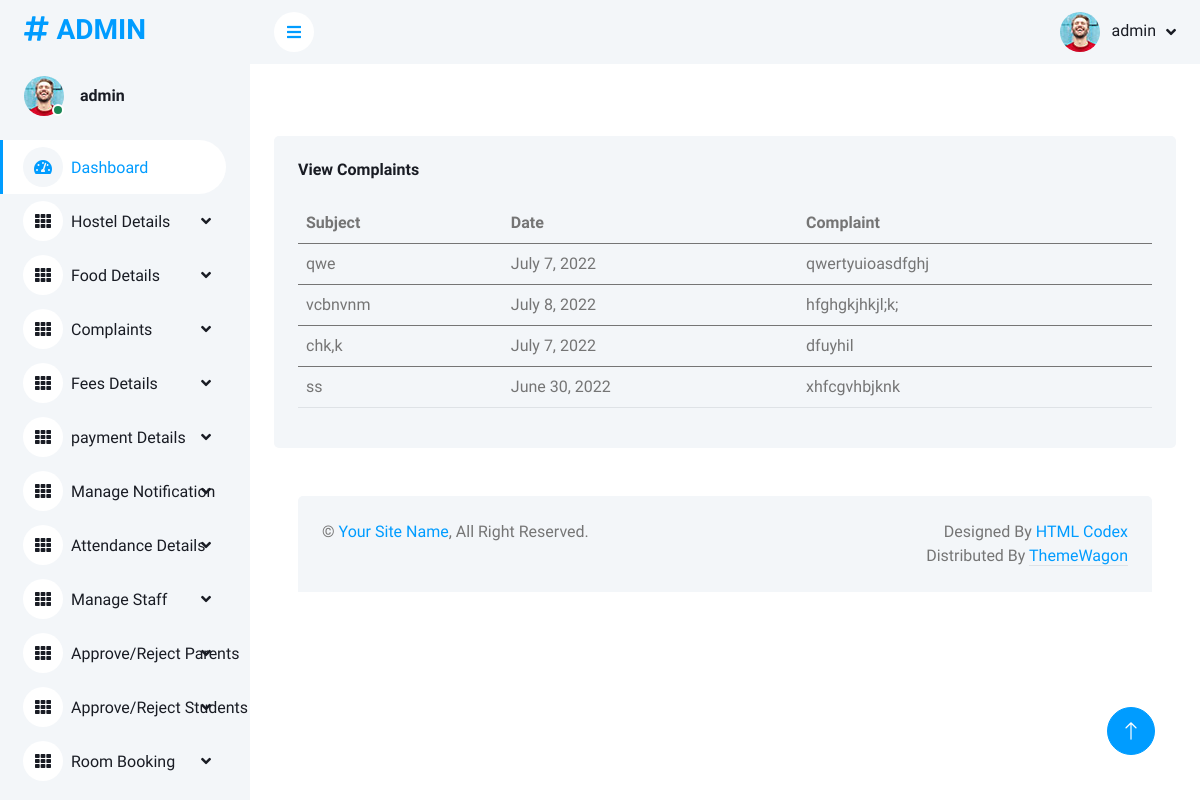
Before: /viewcomplaint (signed in) with the older database file.
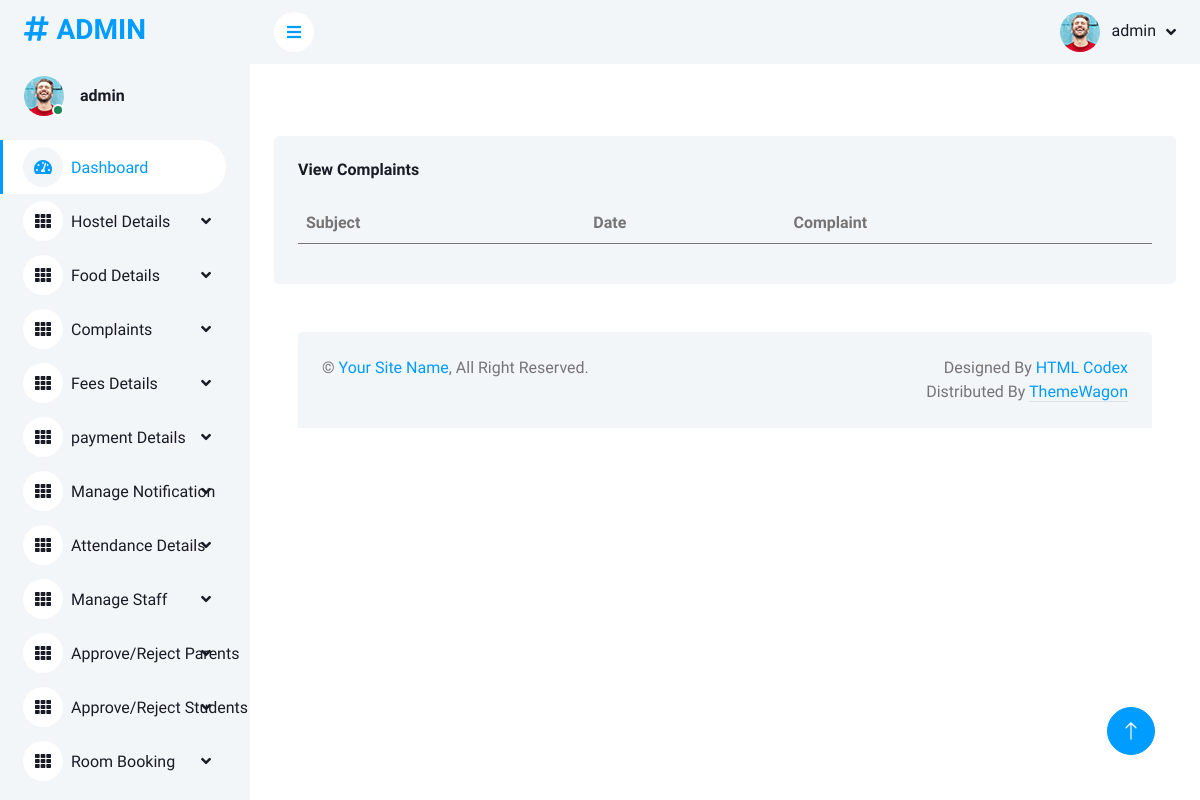
After: the same page with the newer database file.
### app/models.py (models this page shows)
class Complaint(models.Model):
    student = models.ForeignKey(Login, on_delete=models.DO_NOTHING, null=True)
    subject = models.CharField(max_length=50)
    date = models.DateField()
    complaint = models.TextField()
    reply = models.TextField(null=True, blank=True)

### app/adminviews.py (the view)
@login_required(login_url='accounts:login')
def view_complaint(request):
    data = Complaint.objects.all()
    return render(request, 'admin_temp/view_complaint.html', {'data': data})

### templates/admin_temp/view_complaint.html
<!DOCTYPE html>
{% extends 'admin_temp/admin_home.html' %}
{% block content %}
{% load static %}
<div class="col-12">
    <div class="bg-light rounded h-100 p-4">
        <h6 class="mb-4">View Complaints</h6>
        <div class="table-responsive">
            <table class="table">
                <thead>
                <tr>
                    <th scope="col">Subject</th>
                    <th scope="col">Date</th>
                    <th scope="col">Complaint</th>
                </tr>
                </thead>
                <tbody>
                {% for i in data %}
                <tr>
                    <td>{{i.subject}}</td>
                    <td>{{i.date}}</td>
                    <td>{{i.complaint}}</td>
                </tr>
                </tbody>
                {% endfor %}
            </table>
        </div>
{% endblock %}

Changed rows visible on the page:
removed Complaint: subject "qwe", date "July 7, 2022", complaint "qwertyuioasdfghj"
removed Complaint: subject "vcbnvnm", date "July 8, 2022", complaint "hfghgkjhkjl;k;"
removed Complaint: subject "chk,k", date "July 7, 2022", complaint "dfuyhil"
removed Complaint: subject "ss", date "June 30, 2022", complaint "xhfcgvhbjknk"
